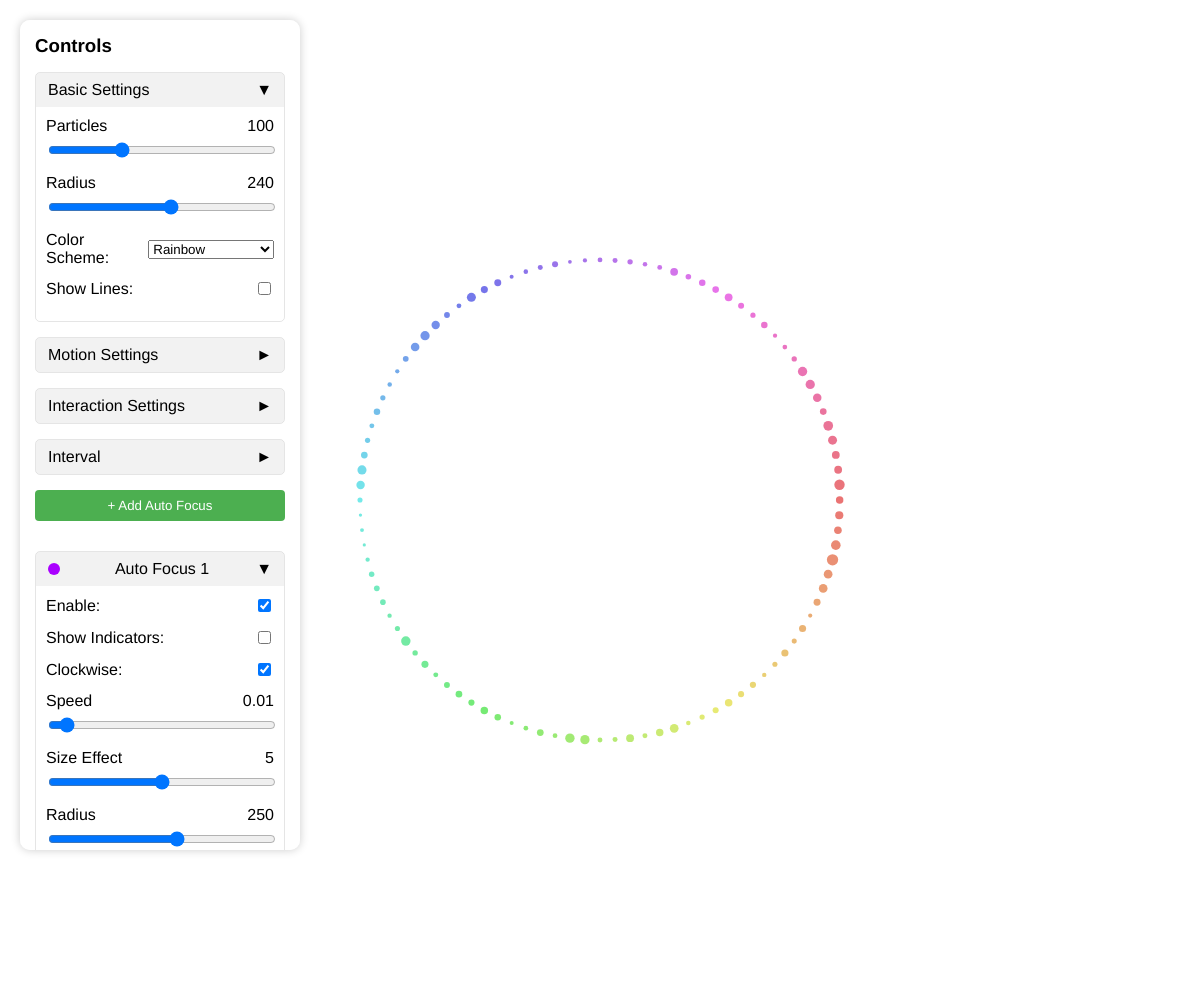
Frame 1 (no input)
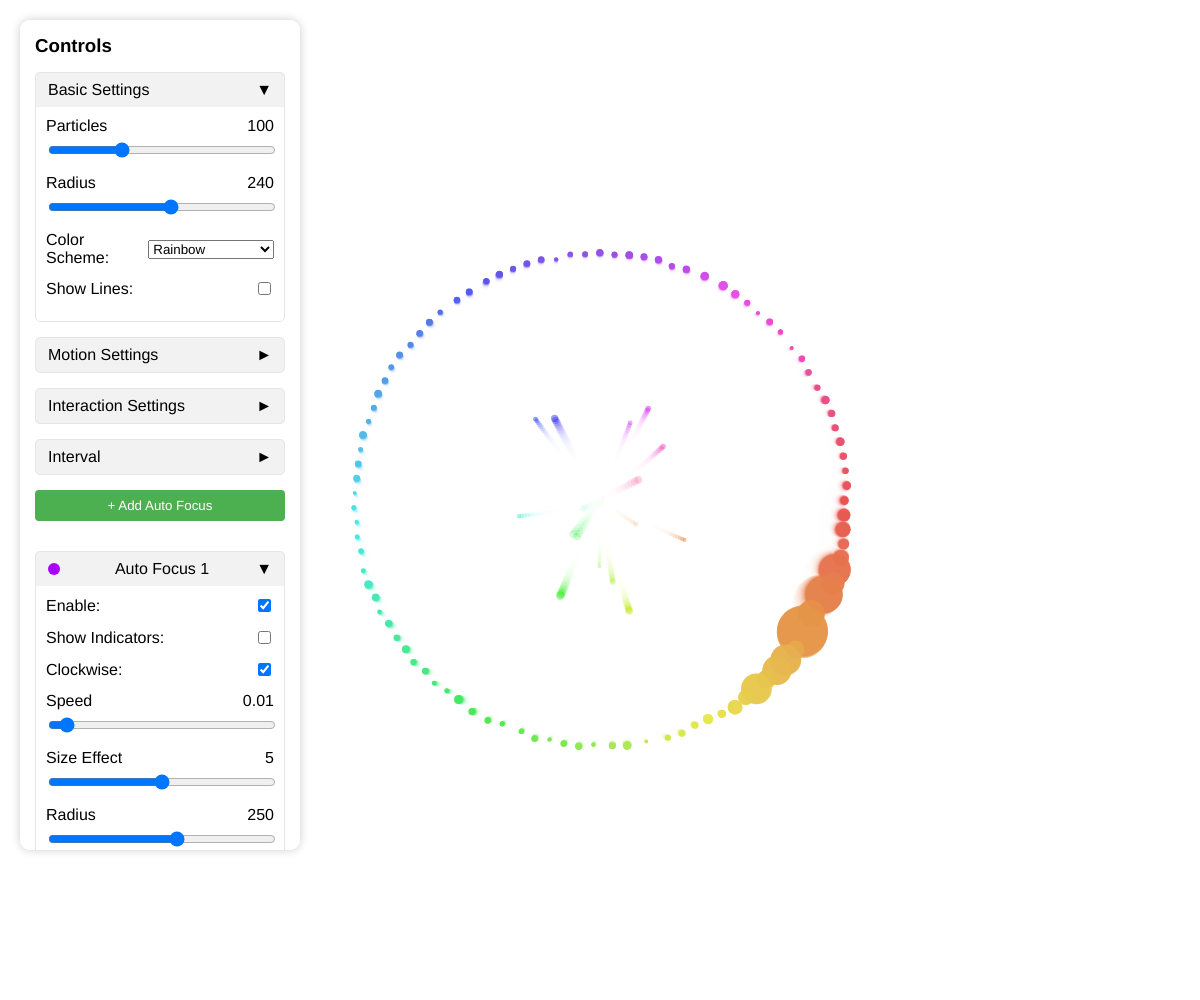
Frame 60 (no input)
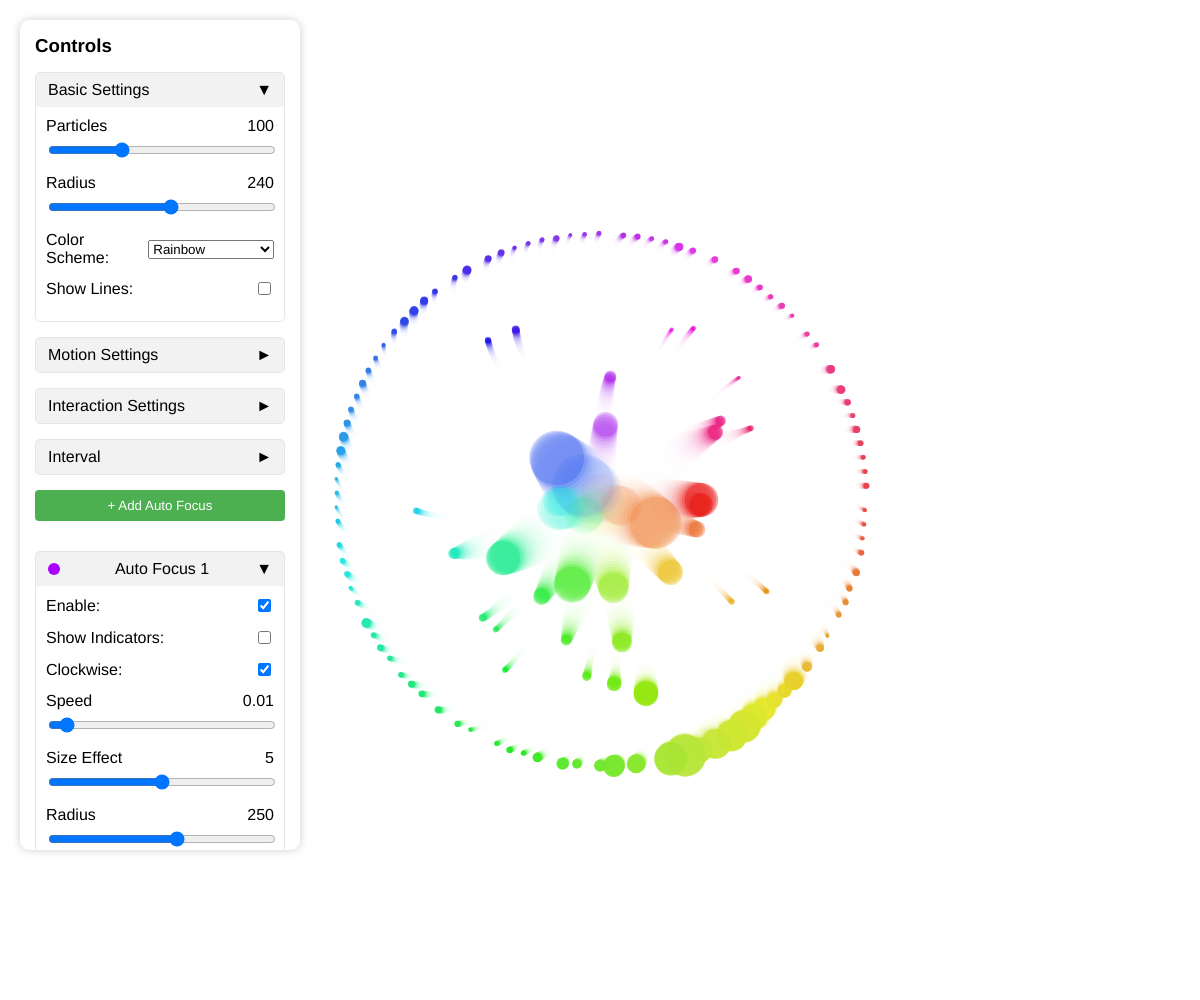
Frame 120 (the mouse pressed at the canvas centre since frame 60)

The p5.js sketch that drew these frames (run headless with seeded random() and noise() and a simulated clock; from frame 60 on, the mouse is pressed at the canvas centre):

// p5.js sketch
// ── sketch.js
// Reactive Circle Particles
let particles = [];
let numParticles = 100;
let radius = 240;
let centerX, centerY;

// Spring physics
let springStrength = 0.05;
let mouseRepelForce = 0.45;
let mouseRepelRadius = 150;
let damping = 0.8;

// Autonomous movement
let rotationSpeed = 0.0006; // Very slow rotation
let oscillationAmount = 3; // How much particles oscillate
let oscillationSpeed = 0.042; // Speed of oscillation

// Mouse proximity effects
let mouseProximityScale = 8.7; // How much particles grow when mouse is close

// Auto Focus Points Collection (multiple instances)
let autoFocusPoints = [];
let autoFocusColors = [
  { h: 0, s: 100, b: 100 },    // Red
  { h: 200, s: 100, b: 100 },  // Cyan
  { h: 280, s: 100, b: 100 },  // Purple
  { h: 50, s: 100, b: 100 },   // Yellow
  { h: 130, s: 100, b: 100 },  // Green
  { h: 330, s: 100, b: 100 }   // Pink
];

// UI Controls
let showControls = true;
let showLines = false; // Add variable to control line visibility
let sliderParticles, sliderRadius, sliderWaveAmp, sliderWaveSpeed;
let sliderRotation, sliderMouseForce, sliderSpring, sliderMouseSize;
let controlPanel, hideButton;

// Color schemes
let colorSchemes = [
  { name: "Rainbow", getHue: (angle) => map(angle, 0, TWO_PI, 0, 360) },
  { name: "Monochrome", getHue: (angle) => 0, saturation: 0, brightness: 30 },
  { name: "Ocean", getHue: (angle) => map(angle, 0, TWO_PI, 180, 240) },
  { name: "Sunset", getHue: (angle) => map(angle, 0, TWO_PI, 0, 60) },
  { name: "Neon", getHue: (angle) => floor(angle / (PI/3)) * 60 }
];
let currentColorScheme = 0;

// Interval effects - each effect has its own timing
let radiusIntervalEnabled = true;
let radiusIntervalTime = 500; // 0.5 seconds interval in milliseconds
let lastRadiusIntervalTime = 0;
let radiusIncreasing = true;
let radiusMin = 100;
let radiusMax = 300;
let radiusStep = 20;

// Particle highlight effect
let particleHighlightEnabled = false;
let particleHighlightIntervalTime = 500; // 0.5 seconds interval in milliseconds
let lastParticleHighlightTime = 0;
let currentHighlightParticle = 0;
let highlightDuration = 750; // 0.75 seconds
let highlightStartTime = 0;
let highlightScale = 5; // Expand to 5x size

// Particle count interval effect
let particleCountIntervalEnabled = true;
let particleCountIntervalTime = 100; // 0.1 seconds interval in milliseconds
let lastParticleCountTime = 0;
let particleCountIncreasing = true;
let particleCountMin = 10;
let particleCountMax = 300;
let particleCountMinStep = 1;
let particleCountMaxStep = 4;

// Auto focus section containers
let autoFocusSections = [];

function setup() {
  createCanvas(windowWidth, windowHeight);
  colorMode(HSB, 360, 100, 100, 1);
  
  centerX = width / 2;
  centerY = height / 2;
  
  // Create first auto focus point
  createAutoFocusPoint({
    enabled: true,
    radius: 250,
    speed: 0.01, // Positive for clockwise, slower speed
    angle: 0,
    point: { x: 0, y: 0 },
    scale: 5.0,
    spring: 0.7, // Spring strength for this auto focus
    showIndicators: false,
    clockwise: true,
    color: autoFocusColors[2] // Purple color
  });
  
  // Create particles arranged in a circle
  createParticles();
  
  // Setup control panel with HTML elements
  createControlPanel();
}

function createAutoFocusPoint(config) {
  autoFocusPoints.push(config);
  return autoFocusPoints.length - 1; // Return the index of the created point
}

function createParticles() {
  particles = []; // Clear any existing particles
  
  for (let i = 0; i < numParticles; i++) {
    let angle = map(i, 0, numParticles, 0, TWO_PI);
    let x = centerX + cos(angle) * radius;
    let y = centerY + sin(angle) * radius;
    
    particles.push(new Particle(x, y, angle, i));
  }
}

// Add a specific number of particles to the existing array
function addParticles(count) {
  let currentCount = particles.length;
  
  for (let i = 0; i < count; i++) {
    // Start new particles at the center of the circle
    let newParticle = new Particle(centerX, centerY, 0, currentCount + i);
    
    // Mark as a new particle for special animation
    newParticle.isNew = true;
    
    // Start with 0 opacity
    newParticle.opacity = 0;
    
    // Insert at a random position in the array rather than just at the end
    let insertIndex = floor(random(particles.length + 1)); // +1 to allow insertion at the end
    particles.splice(insertIndex, 0, newParticle);
  }
  
  // Redistribute all particles evenly around the circle
  redistributeParticles();
}

// Remove a specific number of particles from the existing array
function removeParticles(count) {
  let currentCount = particles.length;
  count = min(count, currentCount - 1); // Always keep at least one particle
  
  // Select random indices to remove
  let indices = [];
  let availableIndices = [...Array(currentCount).keys()]; // Create array [0,1,2,...,n-1]
  
  // Randomly select 'count' particles to remove
  for (let i = 0; i < count; i++) {
    if (availableIndices.length === 0) break;
    let randomIndex = floor(random(availableIndices.length));
    let particleIndex = availableIndices[randomIndex];
    
    // Remove this index from available options
    availableIndices.splice(randomIndex, 1);
    
    // Mark this particle for removal animation
    if (particleIndex < particles.length) {
      particles[particleIndex].markedForRemoval = true;
      particles[particleIndex].removalStartTime = millis();
      particles[particleIndex].removalDuration = 600; // 600ms for fade out
      
      // Set target position to the center
      particles[particleIndex].removalTarget = {
        x: centerX,
        y: centerY
      };
      
      indices.push(particleIndex);
    }
  }
  
  // Sort indices in descending order to avoid index shifting during removal
  indices.sort((a, b) => b - a);
  
  // Schedule actual removal after animation
  setTimeout(() => {
    // Remove particles that were marked for removal
    particles = particles.filter(p => !p.markedForRemoval);
    
    // Redistribute all remaining particles evenly around the circle
    redistributeParticles();
  }, 650); // Wait for animation to complete (slightly longer than removalDuration)
}

// Redistribute all particles evenly around the circle
function redistributeParticles() {
  let totalParticles = particles.length;
  
  // Calculate new positions for all particles
  for (let i = 0; i < totalParticles; i++) {
    // Distribute evenly around circle
    let newAngle = map(i, 0, totalParticles, 0, TWO_PI);
    
    // Update particle properties
    particles[i].index = i;
    particles[i].homeAngle = newAngle;
    particles[i].angle = newAngle; // For color calculations
    particles[i].updateColor(); // Update color based on new angle
    
    // Calculate new home position
    let newX = centerX + cos(newAngle) * radius;
    let newY = centerY + sin(newAngle) * radius;
    
    // Handle special case for new particles
    if (particles[i].isNew) {
      // New particles start at center and have a longer transition
      particles[i].oldHome = {
        x: centerX,
        y: centerY
      };
      
      // Make new particles a bit bigger and brighter initially
      particles[i].newParticleScale = 1.5; // Start 50% larger
      
      // Set longer transition for new particles
      particles[i].homeTransitionDuration = 800; // 800ms for new particles
      
      // Remove new flag once handled
      particles[i].isNew = false;
    } else {
      // Existing particles transition from their current position
      particles[i].oldHome = {
        x: particles[i].home.x,
        y: particles[i].home.y
      };
      
      // Standard transition duration for existing particles
      particles[i].homeTransitionDuration = 500; // 500ms for existing particles
    }
    
    // Set target position
    particles[i].targetHome = {
      x: newX,
      y: newY
    };
    
    // Initialize transition timer
    particles[i].homeTransitionStart = millis();
    particles[i].isTransitioning = true;
  }
}

function createControlPanel() {
  // Create main control panel div
  controlPanel = createElement('div');
  controlPanel.position(20, 20);
  controlPanel.id('control-panel');
  
  // Style the control panel
  let panelStyle = `
    background-color: rgba(255, 255, 255, 0.8);
    padding: 15px;
    border-radius: 10px;
    box-shadow: 0 0 10px rgba(0, 0, 0, 0.2);
    width: 250px;
    font-family: Arial, sans-serif;
    max-height: 80vh;
    overflow-y: auto;
    overflow-x: hidden;
  `;
  controlPanel.style(panelStyle);
  
  // Panel title
  let title = createElement('h3', 'Controls');
  title.parent(controlPanel);
  title.style('margin-top: 0; margin-bottom: 15px;');
  
  // Create collapsible sections
  
  // SECTION 1: Basic Settings
  let basicSection = createCollapsibleSection('Basic Settings', true);
  
  // Create basic sliders in this section
  createSliderGroup('Particles', 10, 300, numParticles, 1, (val) => {
    numParticles = val;
    createParticles();
  }, basicSection);
  
  createSliderGroup('Radius', 50, 400, radius, 10, (val) => {
    radius = val;
    updateParticlePositions();
  }, basicSection);
  
  // Color Scheme Selector
  let colorContainer = createElement('div');
  colorContainer.parent(basicSection);
  colorContainer.style('margin-bottom: 12px; display: flex; align-items: center;');
  
  let colorLabel = createElement('span', 'Color Scheme:');
  colorLabel.parent(colorContainer);
  
  let colorSelect = createSelect();
  colorSelect.parent(colorContainer);
  colorSelect.style('margin-left: auto; width: 130px;');
  
  // Add all color schemes to dropdown
  for (let i = 0; i < colorSchemes.length; i++) {
    colorSelect.option(colorSchemes[i].name, i);
  }
  
  // Set initial value
  colorSelect.selected(currentColorScheme);
  
  // Handle color scheme change
  colorSelect.changed(() => {
    currentColorScheme = parseInt(colorSelect.value());
    // Update existing particles with new colors
    for (let p of particles) {
      p.updateColor();
    }
  });
  
  // Show/Hide Lines Toggle
  let linesContainer = createElement('div');
  linesContainer.parent(basicSection);
  linesContainer.style('margin-bottom: 12px; display: flex; align-items: center;');
  
  let linesLabel = createElement('span', 'Show Lines:');
  linesLabel.parent(linesContainer);
  
  let toggleLines = createCheckbox('', showLines);
  toggleLines.parent(linesContainer);
  toggleLines.style('margin-left: auto;');
  toggleLines.changed(() => {
    showLines = toggleLines.checked();
  });
  
  // SECTION 2: Motion Settings
  let motionSection = createCollapsibleSection('Motion Settings', false);
  
  createSliderGroup('Wave Amplitude', 0, 50, oscillationAmount, 1, (val) => {
    oscillationAmount = val;
  }, motionSection);
  
  createSliderGroup('Wave Speed', 0, 0.1, oscillationSpeed, 0.001, (val) => {
    oscillationSpeed = val;
  }, motionSection);
  
  createSliderGroup('Rotation', -0.03, 0.03, rotationSpeed, 0.0001, (val) => {
    rotationSpeed = val;
  }, motionSection);
  
  // SECTION 3: Interaction Settings
  let interactionSection = createCollapsibleSection('Interaction Settings', false);
  
  createSliderGroup('Mouse Force', 0, 0.5, mouseRepelForce, 0.01, (val) => {
    mouseRepelForce = val;
  }, interactionSection);
  
  createSliderGroup('Spring', 0.01, 0.2, springStrength, 0.01, (val) => {
    springStrength = val;
  }, interactionSection);
  
  createSliderGroup('Mouse Size Effect', 0, 10, mouseProximityScale, 0.1, (val) => {
    mouseProximityScale = val;
  }, interactionSection);
  
  // SECTION 4: Interval Effects
  let intervalSection = createCollapsibleSection('Interval', false);
  
  // Radius Interval Controls
  let radiusIntervalGroup = createElement('div');
  radiusIntervalGroup.parent(intervalSection);
  radiusIntervalGroup.style('margin-bottom: 15px; border-bottom: 1px solid rgba(0,0,0,0.1); padding-bottom: 10px;');
  
  // Radius Interval Toggle
  let radiusIntervalContainer = createElement('div');
  radiusIntervalContainer.parent(radiusIntervalGroup);
  radiusIntervalContainer.style('margin-bottom: 12px; display: flex; align-items: center;');
  
  let radiusIntervalLabel = createElement('span', 'Pulse Radius:');
  radiusIntervalLabel.parent(radiusIntervalContainer);
  
  let toggleRadiusInterval = createCheckbox('', radiusIntervalEnabled);
  toggleRadiusInterval.parent(radiusIntervalContainer);
  toggleRadiusInterval.style('margin-left: auto;');
  toggleRadiusInterval.changed(() => {
    radiusIntervalEnabled = toggleRadiusInterval.checked();
    // Reset time tracking when enabled
    if (radiusIntervalEnabled) {
      lastRadiusIntervalTime = millis();
    }
  });
  
  // Radius Interval Time slider
  createSliderGroup('Radius Interval (sec)', 0, 3, radiusIntervalTime/1000, 0.1, (val) => {
    radiusIntervalTime = val * 1000; // Convert to milliseconds
  }, radiusIntervalGroup);
  
  // Particle Highlight Controls
  let highlightGroup = createElement('div');
  highlightGroup.parent(intervalSection);
  highlightGroup.style('margin-bottom: 15px; border-bottom: 1px solid rgba(0,0,0,0.1); padding-bottom: 10px;');
  
  // Particle Highlight Toggle
  let particleHighlightContainer = createElement('div');
  particleHighlightContainer.parent(highlightGroup);
  particleHighlightContainer.style('margin-bottom: 12px; display: flex; align-items: center;');
  
  let particleHighlightLabel = createElement('span', 'Highlight Particles:');
  particleHighlightLabel.parent(particleHighlightContainer);
  
  let toggleParticleHighlight = createCheckbox('', particleHighlightEnabled);
  toggleParticleHighlight.parent(particleHighlightContainer);
  toggleParticleHighlight.style('margin-left: auto;');
  toggleParticleHighlight.changed(() => {
    particleHighlightEnabled = toggleParticleHighlight.checked();
    // Reset particle index and time tracking when enabled
    if (particleHighlightEnabled) {
      currentHighlightParticle = 0;
      lastParticleHighlightTime = millis();
      highlightStartTime = 0;
    }
  });
  
  // Highlight Interval Time slider
  createSliderGroup('Highlight Interval (sec)', 0, 3, particleHighlightIntervalTime/1000, 0.1, (val) => {
    particleHighlightIntervalTime = val * 1000; // Convert to milliseconds
  }, highlightGroup);
  
  // Particle Count Controls
  let countGroup = createElement('div');
  countGroup.parent(intervalSection);
  countGroup.style('margin-bottom: 15px;');
  
  // Particle Count Toggle
  let particleCountContainer = createElement('div');
  particleCountContainer.parent(countGroup);
  particleCountContainer.style('margin-bottom: 12px; display: flex; align-items: center;');
  
  let particleCountLabel = createElement('span', 'Vary Particle Count:');
  particleCountLabel.parent(particleCountContainer);
  
  let toggleParticleCount = createCheckbox('', particleCountIntervalEnabled);
  toggleParticleCount.parent(particleCountContainer);
  toggleParticleCount.style('margin-left: auto;');
  toggleParticleCount.changed(() => {
    particleCountIntervalEnabled = toggleParticleCount.checked();
    // Reset time tracking when enabled
    if (particleCountIntervalEnabled) {
      lastParticleCountTime = millis();
    }
  });
  
  // Particle Count Interval Time slider
  createSliderGroup('Count Interval (sec)', 0, 3, particleCountIntervalTime/1000, 0.1, (val) => {
    particleCountIntervalTime = val * 1000; // Convert to milliseconds
  }, countGroup);
  
  // SECTION 4: Auto Focus Controls
  // First create a container for all auto focus sections
  let autoFocusContainer = createElement('div');
  autoFocusContainer.parent(controlPanel);
  autoFocusContainer.id('auto-focus-container');
  autoFocusContainer.style('margin-bottom: 15px;');
  
  // Add a button to add new auto focus instances
  let addButton = createButton('+ Add Auto Focus');
  addButton.parent(autoFocusContainer);
  addButton.style('width: 100%; padding: 8px; margin-bottom: 15px; cursor: pointer; background-color: #4CAF50; color: white; border: none; border-radius: 4px;');
  addButton.mousePressed(() => {
    // Create a new auto focus point with default settings (opposite of first point)
    let newIndex = createAutoFocusPoint({
      enabled: true,
      radius: 200,
      speed: 0.025, // Positive for clockwise (opposite of first point)
      angle: random(TWO_PI), // Random starting angle
      point: { x: 0, y: 0 },
      scale: 5.0,
      spring: 0.3, // Default spring strength for new auto focus points
      showIndicators: false,
      clockwise: true, // Opposite of first point
      color: autoFocusColors[autoFocusPoints.length % autoFocusColors.length]
    });
    
    // Create UI controls for the new auto focus point
    createAutoFocusControls(newIndex);
  });
  
  // Create the first auto focus controls section
  createAutoFocusControls(0);
  
  // Toggle controls button
  hideButton = createButton('Hide Controls');
  hideButton.parent(controlPanel);
  hideButton.style('width: 100%; padding: 8px; margin-top: 15px; cursor: pointer;');
  hideButton.mousePressed(toggleControls);
}

function createAutoFocusControls(index) {
  const point = autoFocusPoints[index];
  const colorLabel = `Auto Focus ${index + 1}`;
  
  // Create a collapsible section for this auto focus point
  let autoFocusSection = createCollapsibleSection(colorLabel, index === 0);
  autoFocusSections[index] = autoFocusSection;
  
  // Add color indicator to the section header
  let sectionHeader = autoFocusSection.elt.parentElement.querySelector('div');
  let colorIndicator = createElement('div');
  colorIndicator.style(`
    width: 12px;
    height: 12px;
    border-radius: 50%;
    background-color: hsl(${point.color.h}, ${point.color.s}%, ${point.color.b / 2}%);
    display: inline-block;
    margin-right: 8px;
  `);
  
  // Insert color indicator before the title text
  sectionHeader.insertBefore(colorIndicator.elt, sectionHeader.firstChild);
  
  // Add remove button for all except the first auto focus point
  if (index > 0) {
    let removeButton = createButton('×');
    removeButton.style(`
      margin-left: 8px;
      background: none;
      border: none;
      font-size: 16px;
      cursor: pointer;
      color: #999;
      padding: 0 5px;
    `);
    removeButton.parent(sectionHeader);
    removeButton.mousePressed(() => {
      // Remove this auto focus point
      autoFocusPoints.splice(index, 1);
      // Remove the UI section
      autoFocusSection.elt.parentElement.remove();
      // Rebuild all auto focus controls (to update indices)
      rebuildAutoFocusControls();
    });
  }
  
  // Auto Focus Toggles
  let toggleContainer = createElement('div');
  toggleContainer.parent(autoFocusSection);
  toggleContainer.style('margin-bottom: 12px; display: flex; align-items: center;');
  
  let toggleLabel = createElement('span', 'Enable:');
  toggleLabel.parent(toggleContainer);
  
  let toggleAutoFocus = createCheckbox('', point.enabled);
  toggleAutoFocus.parent(toggleContainer);
  toggleAutoFocus.style('margin-left: auto;');
  toggleAutoFocus.changed(() => {
    point.enabled = toggleAutoFocus.checked();
  });
  
  // Show Indicators Toggle
  let indicatorContainer = createElement('div');
  indicatorContainer.parent(autoFocusSection);
  indicatorContainer.style('margin-bottom: 12px; display: flex; align-items: center;');
  
  let indicatorLabel = createElement('span', 'Show Indicators:');
  indicatorLabel.parent(indicatorContainer);
  
  let toggleIndicators = createCheckbox('', point.showIndicators);
  toggleIndicators.parent(indicatorContainer);
  toggleIndicators.style('margin-left: auto;');
  toggleIndicators.changed(() => {
    point.showIndicators = toggleIndicators.checked();
  });
  
  // Clockwise Toggle
  let clockwiseContainer = createElement('div');
  clockwiseContainer.parent(autoFocusSection);
  clockwiseContainer.style('margin-bottom: 12px; display: flex; align-items: center;');
  
  let clockwiseLabel = createElement('span', 'Clockwise:');
  clockwiseLabel.parent(clockwiseContainer);
  
  let toggleClockwise = createCheckbox('', point.clockwise);
  toggleClockwise.parent(clockwiseContainer);
  toggleClockwise.style('margin-left: auto;');
  toggleClockwise.changed(() => {
    point.clockwise = toggleClockwise.checked();
    // Adjust the sign of speed based on direction
    point.speed = Math.abs(point.speed) * (point.clockwise ? 1 : -1);
  });
  
  // Auto Focus Speed
  createSliderGroup('Speed', 0, 0.20, Math.abs(point.speed), 0.001, (val) => {
    // Preserve direction while changing magnitude
    point.speed = val * (point.clockwise ? 1 : -1);
  }, autoFocusSection);
  
  // Auto Focus Size Effect
  createSliderGroup('Size Effect', 0, 10, point.scale, 0.1, (val) => {
    point.scale = val;
  }, autoFocusSection);
  
  // Auto Focus Radius
  createSliderGroup('Radius', 50, 400, point.radius, 10, (val) => {
    point.radius = val;
  }, autoFocusSection);
  
  // Auto Focus Spring Strength
  createSliderGroup('Spring', 0, 1, point.spring, 0.05, (val) => {
    point.spring = val;
  }, autoFocusSection);
}

function rebuildAutoFocusControls() {
  // Remove all existing auto focus sections
  let container = select('#auto-focus-container');
  for (let section of autoFocusSections) {
    if (section && section.elt && section.elt.parentElement) {
      section.elt.parentElement.remove();
    }
  }
  
  // Clear the sections array
  autoFocusSections = [];
  
  // Rebuild the sections for all current auto focus points
  for (let i = 0; i < autoFocusPoints.length; i++) {
    createAutoFocusControls(i);
  }
}

// Function to create a collapsible section
function createCollapsibleSection(title, startOpen = true) {
  // Create a section container
  let section = createElement('div');
  section.parent(controlPanel);
  section.addClass('collapsible-section');
  section.style('margin-bottom: 15px; border: 1px solid rgba(0,0,0,0.1); border-radius: 5px; overflow: hidden;');
  
  // Create the header/toggle
  let header = createElement('div', title);
  header.parent(section);
  header.style(`
    background-color: rgba(0,0,0,0.05);
    padding: 8px 12px;
    cursor: pointer;
    display: flex;
    justify-content: space-between;
    align-items: center;
    user-select: none;
  `);
  
  // Add arrow indicator
  let arrow = createElement('span', startOpen ? '▼' : '►');
  arrow.parent(header);
  
  // Create the content container
  let content = createElement('div');
  content.parent(section);
  content.style(`
    padding: 10px;
    display: ${startOpen ? 'block' : 'none'};
  `);
  
  // Toggle functionality
  header.mousePressed(() => {
    let isVisible = content.style('display') !== 'none';
    content.style('display', isVisible ? 'none' : 'block');
    arrow.html(isVisible ? '►' : '▼');
  });
  
  return content;
}

function createSliderGroup(labelText, min, max, defaultValue, step, callback, parent = null) {
  // Create container for this slider group
  let container = createElement('div');
  container.parent(parent || controlPanel);
  container.style('margin-bottom: 12px;');
  
  // Create the label row with value display
  let labelRow = createElement('div');
  labelRow.parent(container);
  labelRow.style('display: flex; justify-content: space-between; margin-bottom: 5px;');
  
  // Add label
  let label = createElement('span', labelText);
  label.parent(labelRow);
  
  // Add value display
  let valueDisplay = createElement('span', defaultValue);
  valueDisplay.parent(labelRow);
  
  // Create the slider
  let slider = createSlider(min, max, defaultValue, step);
  slider.parent(container);
  slider.style('width: 100%;');
  
  // Handle slider input
  slider.input(() => {
    let val = slider.value();
    valueDisplay.html(val);
    callback(val);
  });
}

function toggleControls() {
  showControls = !showControls;
  
  if (showControls) {
    controlPanel.style('display: block;');
    hideButton.html('Hide Controls');
  } else {
    controlPanel.style('display: none;');
    hideButton.html('Show Controls');
  }
}

function updateParticlePositions() {
  for (let i = 0; i < particles.length; i++) {
    let angle = particles[i].homeAngle;
    particles[i].home.x = centerX + cos(angle) * radius;
    particles[i].home.y = centerY + sin(angle) * radius;
  }
}

function draw() {
  background(0, 0, 100, 0.2); // Semi-transparent white for slight trails
  
  // Process interval effects
  processIntervalEffects();
  
  // Update all auto focus points
  for (let i = 0; i < autoFocusPoints.length; i++) {
    let point = autoFocusPoints[i];
    
    if (point.enabled) {
      // Update angle (positive for clockwise, negative for counter-clockwise)
      point.angle += point.speed;
      point.point.x = centerX + cos(point.angle) * point.radius;
      point.point.y = centerY + sin(point.angle) * point.radius;
      
      // Visualize the auto focus point if indicators are enabled
      if (point.showIndicators) {
        push();
        noFill();
        stroke(point.color.h, point.color.s, point.color.b / 2, 0.3);
        strokeWeight(1);
        ellipse(centerX, centerY, point.radius * 2);
        
        fill(point.color.h, point.color.s, point.color.b, 0.5);
        noStroke();
        ellipse(point.point.x, point.point.y, 10);
        pop();
      }
    }
  }
  
  // Update all particles
  for (let particle of particles) {
    particle.update();
    particle.display();
  }
  
  // Draw lines between adjacent particles if showLines is true
  if (showLines) {
    stroke(0, 0, 50, 0.3);
    strokeWeight(1);
    for (let i = 0; i < particles.length; i++) {
      let p1 = particles[i];
      let p2 = particles[(i + 1) % particles.length];
      line(p1.pos.x, p1.pos.y, p2.pos.x, p2.pos.y);
    }
  }
}

function processIntervalEffects() {
  let currentTime = millis();
  
  // Process each interval effect independently with its own timer
  
  // Radius pulsing effect
  if (radiusIntervalEnabled && currentTime - lastRadiusIntervalTime >= radiusIntervalTime) {
    // Adjust radius based on current direction
    if (radiusIncreasing) {
      radius += radiusStep;
      if (radius >= radiusMax) {
        radius = radiusMax;
        radiusIncreasing = false;
      }
    } else {
      radius -= radiusStep;
      if (radius <= radiusMin) {
        radius = radiusMin;
        radiusIncreasing = true;
      }
    }
    
    // Update particle positions based on new radius
    updateParticlePositions();
    
    // Update the last radius interval time
    lastRadiusIntervalTime = currentTime;
  }
  
  // Particle highlight effect
  if (particleHighlightEnabled && currentTime - lastParticleHighlightTime >= particleHighlightIntervalTime) {
    // Move to next particle
    currentHighlightParticle = (currentHighlightParticle + 1) % particles.length;
    highlightStartTime = currentTime;
    
    // Update the last highlight interval time
    lastParticleHighlightTime = currentTime;
  }
  
  // Particle count variation effect
  if (particleCountIntervalEnabled && currentTime - lastParticleCountTime >= particleCountIntervalTime) {
    // Generate a random step between min and max
    let step = floor(random(particleCountMinStep, particleCountMaxStep + 1));
    
    // Adjust particle count based on current direction
    if (particleCountIncreasing) {
      // Add new particles
      let newCount = min(numParticles + step, particleCountMax);
      
      // Add particles incrementally
      if (newCount > numParticles) {
        addParticles(newCount - numParticles);
        numParticles = newCount;
      }
      
      // Check if we've reached the maximum
      if (numParticles >= particleCountMax) {
        particleCountIncreasing = false;
      }
    } else {
      // Remove particles
      let newCount = max(numParticles - step, particleCountMin);
      
      // Remove particles incrementally
      if (newCount < numParticles) {
        removeParticles(numParticles - newCount);
        numParticles = newCount;
      }
      
      // Check if we've reached the minimum
      if (numParticles <= particleCountMin) {
        particleCountIncreasing = true;
      }
    }
    
    // Update the last particle count interval time
    lastParticleCountTime = currentTime;
  }
  
  // Process particle highlight animation (happens continuously during highlight duration)
  if (particleHighlightEnabled && highlightStartTime > 0) {
    let highlightElapsed = currentTime - highlightStartTime;
    let currentParticle = particles[currentHighlightParticle];
    
    if (!currentParticle) return;
    
    if (highlightElapsed < highlightDuration) {
      // Start of highlight (first frame)
      if (!currentParticle.isHighlighted) {
        currentParticle.isHighlighted = true;
        
        // Store original colors for later restoration
        currentParticle.originalHue = currentParticle.hue;
        currentParticle.originalSaturation = currentParticle.customSaturation !== undefined ? 
          currentParticle.customSaturation : 80;
        currentParticle.originalBrightness = currentParticle.customBrightness !== undefined ? 
          currentParticle.customBrightness : 90;
      }
      
      // Calculate progress (0 to 1)
      let progress = highlightElapsed / highlightDuration;
      
      // Fast expand at the beginning, slow shrink for the rest
      let scaleFactor;
      if (progress < 0.2) {
        // Quick expansion in the first 20% of time
        scaleFactor = map(progress, 0, 0.2, 1, highlightScale);
      } else {
        // Slow easing back to normal size for the remaining 80% of time
        scaleFactor = map(progress, 0.2, 1, highlightScale, 1);
      }
      
      // Apply scale effect
      currentParticle.highlightScale = scaleFactor;
      
      // Color transition from black back to original color
      if (progress < 0.3) {
        // First 30% of time: stay black
        currentParticle.tempHue = 0;
        currentParticle.tempSaturation = 0;
        currentParticle.tempBrightness = 0;
      } else {
        // Remaining 70% of time: fade from black to original color
        let colorProgress = map(progress, 0.3, 1, 0, 1);
        currentParticle.tempHue = lerp(0, currentParticle.originalHue, colorProgress);
        currentParticle.tempSaturation = lerp(0, currentParticle.originalSaturation, colorProgress);
        currentParticle.tempBrightness = lerp(0, currentParticle.originalBrightness, colorProgress);
      }
    } else {
      // Reset highlight effects when animation completes
      currentParticle.highlightScale = 1;
      currentParticle.isHighlighted = false;
      currentParticle.tempHue = undefined;
      currentParticle.tempSaturation = undefined;
      currentParticle.tempBrightness = undefined;
    }
  }
}

// Resize canvas when window is resized
function windowResized() {
  resizeCanvas(windowWidth, windowHeight);
  centerX = width / 2;
  centerY = height / 2;
  
  // Update particle home positions
  updateParticlePositions();
}

// Particle class
class Particle {
  constructor(x, y, angle, index) {
    this.pos = createVector(x, y);
    this.vel = createVector(0, 0);
    this.acc = createVector(0, 0);
    
    // Home position (where particle wants to return to)
    this.home = createVector(x, y);
    this.homeAngle = angle;
    this.index = index; // Store particle index for phased oscillation
    
    // Home position transition properties
    this.oldHome = null;
    this.targetHome = null;
    this.homeTransitionStart = 0;
    this.homeTransitionDuration = 0;
    this.isTransitioning = false;
    
    // Flag for new particles that need special animation
    this.isNew = false;
    
    // Removal animation properties
    this.markedForRemoval = false;
    this.removalStartTime = 0;
    this.removalDuration = 0;
    this.removalTarget = null;
    
    // Opacity for fade in/out effects
    this.opacity = 0.85; // Default opacity
    
    // Autonomous movement offset
    this.oscillationOffset = random(TWO_PI); // Random starting phase
    this.rotationOffset = 0;
    
    // Appearance
    this.baseSize = random(4, 8);
    this.size = this.baseSize; // Current size including mouse influence
    this.angle = angle; // Store the angle for color updates
    this.updateColor(); // Set initial color based on current scheme
    
    // Mouse/focus interaction
    this.proximityScale = 0; // How much the particle grows due to proximity
    this.influenceRadius = 150; // How close mouse/focus needs to be to affect size
    
    // Highlight effect
    this.highlightScale = 1; // No highlight by default
    this.isHighlighted = false;
    this.originalHue = 0;
    this.originalSaturation = 0;
    this.originalBrightness = 0;
  }
  
  update() {
    let currentTime = millis();
    
    // Handle removal animation if marked for removal
    if (this.markedForRemoval) {
      let elapsedTime = currentTime - this.removalStartTime;
      let progress = constrain(elapsedTime / this.removalDuration, 0, 1);
      
      // Fade out opacity
      this.opacity = lerp(0.85, 0, progress);
      
      // Move toward center
      let targetX = this.removalTarget.x;
      let targetY = this.removalTarget.y;
      
      // Gradually reduce size
      this.proximityScale = lerp(this.proximityScale, -0.5, progress * 0.5); // Reduce to half size
      
      // Move position toward center
      this.pos.x = lerp(this.pos.x, targetX, progress * 0.1);
      this.pos.y = lerp(this.pos.y, targetY, progress * 0.1);
      
      // Reduce spring force as it's being removed
      let weakenedSpringForce = springStrength * (1 - progress * 0.8);
      
      // Gentle spring force toward home for stability
      let springForce = p5.Vector.sub(this.home, this.pos);
      springForce.mult(weakenedSpringForce);
      this.acc = springForce.copy();
      
      // Update velocity with reduced damping
      this.vel.add(this.acc);
      this.vel.mult(damping * 0.8); // More damping to slow it down
      this.pos.add(this.vel);
      
      return; // Skip rest of update for particles being removed
    }
    
    // Update autonomous movement
    this.updateAutonomousMovement();
    
    // Reset acceleration
    this.acc.mult(0);
    
    // Spring force towards current home position (which now moves)
    let springForce = p5.Vector.sub(this.home, this.pos);
    springForce.mult(springStrength);
    this.acc.add(springForce);
    
    // Size scaling - from mouse or auto focus points
    let proximityScale = 0;
    
    // Mouse interaction
    if (mouseX > 0 && mouseX < width && mouseY > 0 && mouseY < height) {
      let mousePos = createVector(mouseX, mouseY);
      let dir = p5.Vector.sub(this.pos, mousePos);
      let d = dir.mag();
      
      // Mouse repel force - particles move away from mouse cursor
      if (d < mouseRepelRadius) {
        let force = map(d, 0, mouseRepelRadius, mouseRepelForce, 0);
        dir.normalize();
        dir.mult(force);
        this.acc.add(dir);
      }
      
      // Mouse proximity scaling - particles get larger as mouse approaches
      if (d < this.influenceRadius) {
        // Calculate mouse-based scale factor
        let mouseScale = map(d, 0, this.influenceRadius, mouseProximityScale, 0);
        // Use the larger scale factor (mouse or auto)
        proximityScale = max(proximityScale, mouseScale);
      }
    }
    
    // Auto focus interaction for all enabled focus points
    for (let point of autoFocusPoints) {
      if (point.enabled) {
        let focusPos = createVector(point.point.x, point.point.y);
        let dir = p5.Vector.sub(this.pos, focusPos);
        let d = dir.mag();
        
        // Auto focus repel force - using point's custom spring value
        if (d < mouseRepelRadius * 0.7) {  // Smaller influence radius
          let force = map(d, 0, mouseRepelRadius * 0.7, mouseRepelForce * point.spring, 0);
          dir.normalize();
          dir.mult(force);
          this.acc.add(dir);
        }
        
        // Auto focus scaling - particles get larger as focus approaches
        if (d < this.influenceRadius) {
          // Calculate auto-based scale factor
          let autoScale = map(d, 0, this.influenceRadius, point.scale, 0);
          // Use the larger scale factor among all focus points
          proximityScale = max(proximityScale, autoScale);
        }
      }
    }
    
    // Apply the final scale factor with smooth transition
    this.proximityScale = lerp(this.proximityScale, proximityScale, 0.2);
    
    // Update velocity and position
    this.vel.add(this.acc);
    this.vel.mult(damping); // Add damping
    this.pos.add(this.vel);
    
    // Handle fade-in for new particles
    if (this.isNew || this.opacity < 0.85) {
      if (this.isTransitioning) {
        // Calculate how far along the particle is in its journey from center to edge
        let distanceFromCenter = dist(this.pos.x, this.pos.y, centerX, centerY);
        let maxDistance = dist(0, 0, width/2, height/2); // Maximum possible distance
        let distanceProgress = constrain(distanceFromCenter / (radius * 0.8), 0, 1);
        
        // Fade in based on distance from center
        this.opacity = lerp(0, 0.85, distanceProgress);
      }
    }
  }
  
  updateAutonomousMovement() {
    // If home position is transitioning, handle that first
    if (this.isTransitioning) {
      let currentTime = millis();
      let elapsedTime = currentTime - this.homeTransitionStart;
      
      if (elapsedTime < this.homeTransitionDuration) {
        // Calculate transition progress (0 to 1)
        let progress = elapsedTime / this.homeTransitionDuration;
        
        // Apply easing function for smoother transition
        let easedProgress = 0.5 - 0.5 * cos(progress * PI);
        
        // Interpolate between old and target home positions
        this.home.x = lerp(this.oldHome.x, this.targetHome.x, easedProgress);
        this.home.y = lerp(this.oldHome.y, this.targetHome.y, easedProgress);
      } else {
        // Transition complete
        this.home.x = this.targetHome.x;
        this.home.y = this.targetHome.y;
        this.isTransitioning = false;
      }
    } else {
      // Update rotation over time
      this.rotationOffset += rotationSpeed;
      
      // Calculate new angle with rotation
      let currentAngle = this.homeAngle + this.rotationOffset;
      
      // Add oscillation effect (using sine wave)
      // Phase the oscillation based on particle index for a wave effect
      let phaseShift = this.index * (TWO_PI / numParticles / 2);
      let oscillation = sin(frameCount * oscillationSpeed + this.oscillationOffset + phaseShift) * oscillationAmount;
      
      // Calculate new home position with rotation and oscillation
      let currentRadius = radius + oscillation;
      this.home.x = centerX + cos(currentAngle) * currentRadius;
      this.home.y = centerY + sin(currentAngle) * currentRadius;
    }
  }
  
  updateColor() {
    // Get the current color scheme
    const scheme = colorSchemes[currentColorScheme];
    // Update the hue based on the scheme's function
    this.hue = scheme.getHue(this.angle);
    // Store specific saturation and brightness if defined in the scheme
    this.customSaturation = scheme.saturation;
    this.customBrightness = scheme.brightness;
  }
  
  display() {
    // Calculate color based on distance from ideal position
    let idealPos = createVector(
      centerX + cos(this.homeAngle + this.rotationOffset) * radius,
      centerY + sin(this.homeAngle + this.rotationOffset) * radius
    );
    
    let distFromIdeal = p5.Vector.dist(this.pos, idealPos);
    
    // Determine color values - use temporary values if particle is highlighted
    let hue, saturation, brightness;
    let alpha = this.opacity; // Use the particle's opacity property
    
    if (this.isHighlighted && this.tempHue !== undefined) {
      // Use temporary color values during highlight animation
      hue = this.tempHue;
      saturation = this.tempSaturation;
      brightness = this.tempBrightness;
    } else {
      // Use normal color calculation
      hue = this.hue;
      
      // Use custom saturation if defined in the color scheme, otherwise calculate based on distance
      saturation = this.customSaturation !== undefined ? 
        this.customSaturation : 
        map(constrain(distFromIdeal, 0, 100), 0, 100, 60, 100);
      
      // Use custom brightness if defined in the color scheme, otherwise use default
      brightness = this.customBrightness !== undefined ? 
        this.customBrightness : 
        90;
    }
    
    // Special animation for particles transitioning from center
    let newParticleScale = 1;
    if (this.isTransitioning && this.oldHome && this.oldHome.x === centerX && this.oldHome.y === centerY) {
      // This is a new particle animating from center
      let progress = (millis() - this.homeTransitionStart) / this.homeTransitionDuration;
      
      if (progress < 1) {
        // Make new particles brighter during transition
        brightness = lerp(100, brightness, progress);
        saturation = lerp(100, saturation, progress);
        
        // Start a bit larger and shrink to normal size
        if (this.newParticleScale) {
          newParticleScale = lerp(this.newParticleScale, 1, progress);
        }
      }
    }
    
    // Subtle size pulsing based on oscillation
    let pulseAmount = sin(frameCount * 0.05 + this.oscillationOffset) * 0.2 + 1;
    
    // Calculate final display size including proximity effect, highlight, and new particle scale
    let finalSize = this.baseSize * pulseAmount * (1 + this.proximityScale) * this.highlightScale * newParticleScale;
    
    // Skip drawing particles with very low opacity
    if (alpha < 0.01) return;
    
    // Draw particle
    noStroke();
    fill(hue, saturation, brightness, alpha);
    ellipse(this.pos.x, this.pos.y, finalSize);
  }
}
// ── style.css
html, body {
    margin: 0;
    padding: 0;
    height: 100%;
    width: 100%;
    overflow: hidden;
}

canvas {
    display: block;
}

/* Custom scrollbar styling */
#control-panel::-webkit-scrollbar {
    width: 8px;
}

#control-panel::-webkit-scrollbar-track {
    background: rgba(0, 0, 0, 0.05);
    border-radius: 4px;
}

#control-panel::-webkit-scrollbar-thumb {
    background: rgba(0, 0, 0, 0.2);
    border-radius: 4px;
}

#control-panel::-webkit-scrollbar-thumb:hover {
    background: rgba(0, 0, 0, 0.3);
}
